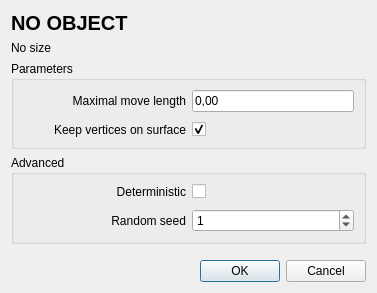
<?xml version="1.0" encoding="UTF-8"?>
<ui version="4.0">
 <class>Random_perturbation_dialog</class>
 <widget class="QDialog" name="Random_perturbation_dialog">
  <property name="enabled">
   <bool>true</bool>
  </property>
  <property name="geometry">
   <rect>
    <x>0</x>
    <y>0</y>
    <width>377</width>
    <height>293</height>
   </rect>
  </property>
  <property name="windowTitle">
   <string>Random perturbation parameters</string>
  </property>
  <layout class="QVBoxLayout" name="verticalLayout" stretch="0,0,0,0,0,0">
   <item>
    <widget class="QLabel" name="objectName">
     <property name="font">
      <font>
       <pointsize>15</pointsize>
       <weight>75</weight>
       <bold>true</bold>
      </font>
     </property>
     <property name="text">
      <string>NO OBJECT</string>
     </property>
    </widget>
   </item>
   <item>
    <widget class="QLabel" name="objectNameSize">
     <property name="text">
      <string>No size</string>
     </property>
    </widget>
   </item>
   <item>
    <widget class="QGroupBox" name="groupBox">
     <property name="title">
      <string>Parameters</string>
     </property>
     <layout class="QGridLayout" name="gridLayout_2" rowstretch="0,0" columnstretch="0,0">
      <property name="verticalSpacing">
       <number>10</number>
      </property>
      <item row="0" column="0">
       <widget class="QLabel" name="moveSize_label">
        <property name="text">
         <string>Maximal move length</string>
        </property>
        <property name="alignment">
         <set>Qt::AlignRight|Qt::AlignTrailing|Qt::AlignVCenter</set>
        </property>
       </widget>
      </item>
      <item row="1" column="0">
       <widget class="QLabel" name="protect_label">
        <property name="text">
         <string>Keep vertices on surface</string>
        </property>
        <property name="alignment">
         <set>Qt::AlignRight|Qt::AlignTrailing|Qt::AlignVCenter</set>
        </property>
       </widget>
      </item>
      <item row="1" column="1">
       <widget class="QCheckBox" name="project_checkbox">
        <property name="text">
         <string/>
        </property>
        <property name="checked">
         <bool>true</bool>
        </property>
       </widget>
      </item>
      <item row="0" column="1">
       <widget class="DoubleEdit" name="moveSize_dspinbox">
        <property name="sizePolicy">
         <sizepolicy hsizetype="Minimum" vsizetype="Fixed">
          <horstretch>0</horstretch>
          <verstretch>0</verstretch>
         </sizepolicy>
        </property>
        <property name="text">
         <string>0,00</string>
        </property>
       </widget>
      </item>
     </layout>
    </widget>
   </item>
   <item>
    <widget class="QGroupBox" name="groupBox_2">
     <property name="sizePolicy">
      <sizepolicy hsizetype="Preferred" vsizetype="Preferred">
       <horstretch>0</horstretch>
       <verstretch>0</verstretch>
      </sizepolicy>
     </property>
     <property name="title">
      <string>Advanced</string>
     </property>
     <property name="flat">
      <bool>false</bool>
     </property>
     <property name="checkable">
      <bool>false</bool>
     </property>
     <layout class="QGridLayout" name="gridLayout">
      <property name="verticalSpacing">
       <number>10</number>
      </property>
      <item row="0" column="0">
       <widget class="QLabel" name="deterministic_label">
        <property name="text">
         <string>Deterministic</string>
        </property>
        <property name="alignment">
         <set>Qt::AlignRight|Qt::AlignTrailing|Qt::AlignVCenter</set>
        </property>
        <property name="buddy">
         <cstring>seed_spinbox</cstring>
        </property>
       </widget>
      </item>
      <item row="0" column="1">
       <widget class="QCheckBox" name="deterministic_checkbox">
        <property name="text">
         <string/>
        </property>
       </widget>
      </item>
      <item row="1" column="0">
       <widget class="QLabel" name="seed_label">
        <property name="text">
         <string>Random seed</string>
        </property>
        <property name="alignment">
         <set>Qt::AlignRight|Qt::AlignTrailing|Qt::AlignVCenter</set>
        </property>
        <property name="buddy">
         <cstring>seed_spinbox</cstring>
        </property>
       </widget>
      </item>
      <item row="1" column="1">
       <widget class="QSpinBox" name="seed_spinbox">
        <property name="minimumSize">
         <size>
          <width>110</width>
          <height>0</height>
         </size>
        </property>
        <property name="value">
         <number>1</number>
        </property>
       </widget>
      </item>
     </layout>
     <zorder>seed_spinbox</zorder>
     <zorder>seed_label</zorder>
     <zorder>deterministic_label</zorder>
     <zorder>deterministic_checkbox</zorder>
    </widget>
   </item>
   <item>
    <spacer name="verticalSpacer">
     <property name="orientation">
      <enum>Qt::Vertical</enum>
     </property>
     <property name="sizeHint" stdset="0">
      <size>
       <width>20</width>
       <height>40</height>
      </size>
     </property>
    </spacer>
   </item>
   <item>
    <widget class="QDialogButtonBox" name="buttonBox">
     <property name="orientation">
      <enum>Qt::Horizontal</enum>
     </property>
     <property name="standardButtons">
      <set>QDialogButtonBox::Cancel|QDialogButtonBox::Ok</set>
     </property>
    </widget>
   </item>
  </layout>
 </widget>
 <customwidgets>
  <customwidget>
   <class>DoubleEdit</class>
   <extends>QLineEdit</extends>
   <header>CGAL_double_edit.h</header>
  </customwidget>
 </customwidgets>
 <tabstops>
  <tabstop>project_checkbox</tabstop>
  <tabstop>buttonBox</tabstop>
 </tabstops>
 <resources/>
 <connections>
  <connection>
   <sender>buttonBox</sender>
   <signal>accepted()</signal>
   <receiver>Random_perturbation_dialog</receiver>
   <slot>accept()</slot>
   <hints>
    <hint type="sourcelabel">
     <x>397</x>
     <y>333</y>
    </hint>
    <hint type="destinationlabel">
     <x>157</x>
     <y>195</y>
    </hint>
   </hints>
  </connection>
  <connection>
   <sender>buttonBox</sender>
   <signal>rejected()</signal>
   <receiver>Random_perturbation_dialog</receiver>
   <slot>reject()</slot>
   <hints>
    <hint type="sourcelabel">
     <x>397</x>
     <y>333</y>
    </hint>
    <hint type="destinationlabel">
     <x>286</x>
     <y>195</y>
    </hint>
   </hints>
  </connection>
 </connections>
</ui>
